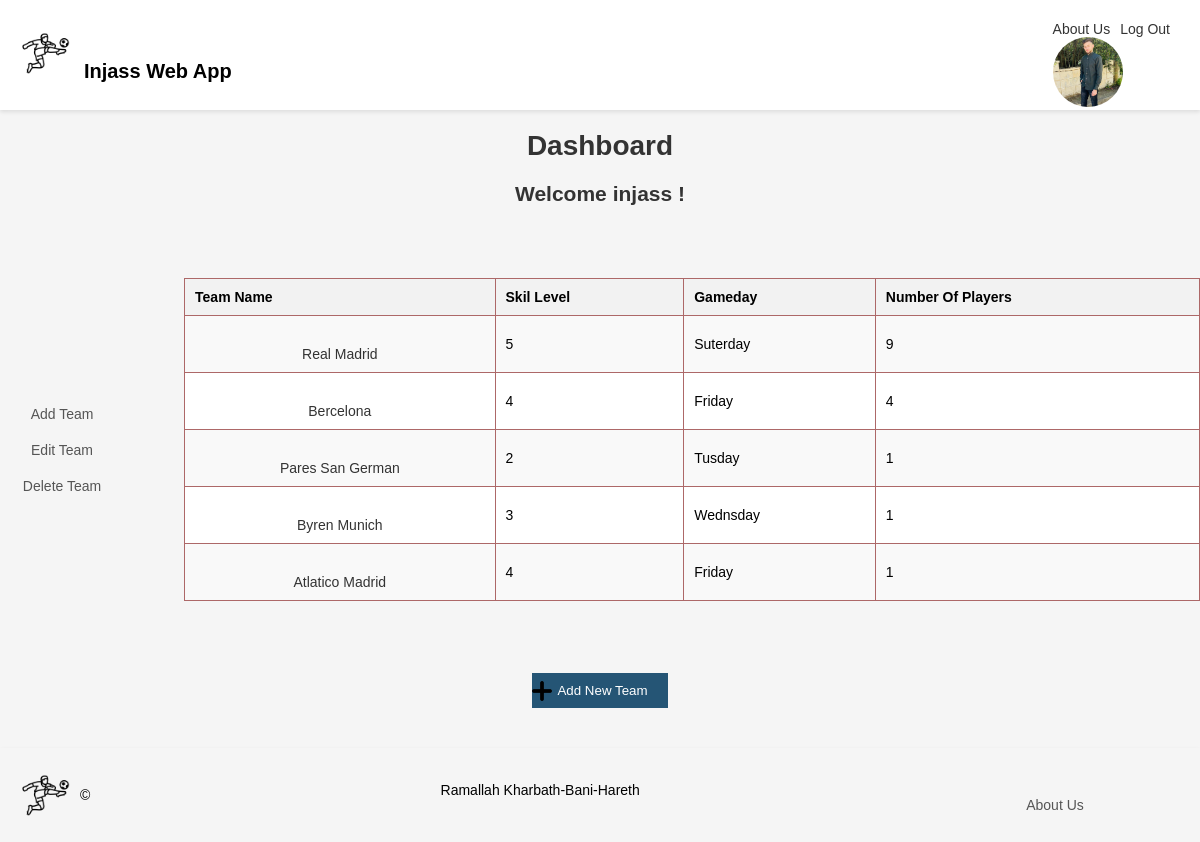
/dashboard.php (signed in), run on the app's committed database.
### tables this page shows
CREATE TABLE `team` (
  `team_id` int(11) NOT NULL,
  `user_id` int(11) NOT NULL,
  `team_name` varchar(250) NOT NULL,
  `skill_level` int(11) NOT NULL,
  `gameday` varchar(250) NOT NULL
);

### dashboard.php (the view, shortened to what this page needs)
<?php
include "db.inc";
$query="SELECT * FROM `team`;";
$d=$pdo->query($query);
?>
<!DOCTYPE html>
<html lang="en">
<head>
    <link rel="stylesheet" href="dashboard.css">
</head>
<body>
    <header>
    <div class="header-left">
      <img src="imges/soccer-player.png" alt="App Logo" class="logo">
      <label class="header-text"><strong>Injass Web App</strong></label>
    </div>
    <div class="header-right">
      <nav class="nav-links">
        <a href="about.html" class="nav-link">About Us</a>
        <a href="logout.php" class="nav-link">Log Out</a>
      </nav>
      <img src="imges/me.jpg" alt="Photo" class="photo">
    </div>
    </header>
    <h1>Dashboard</h1>
    <?php
        echo "<h2>Welcome ".$_SESSION['name']." !</h2>";
    ?>
    <br>
    <br>
    <div class="all">
    <div class="links">
        <nav>
            <a href="createTeam.php">Add Team</a>
            <a href="">Edit Team</a>
            <a href="">Delete Team</a>
        </nav>
    </div>
    <table border=1>
        <tr>
            <th>Team Name</th>
            <th>Skil Level</th>
            <th>Gameday</th>
            <th>Number Of Players</th>
        </tr>
        <?php
            foreach($d as $data)
            {
                $teamID=$data['team_id'];
        ?>
        <tr>
            <td><a href='teamDetail.php?id=<?php echo $teamID;?>'><?php echo $data['team_name'];?></a></td>
            <td><?php echo $data['skill_level'];?></td>
            <td><?php echo $data['gameday'];?></td>
            <?php
                $conditionValue=$data['team_id'];
                $stmt = $pdo->prepare("SELECT * FROM player WHERE team_id = :value");
                $stmt->bindParam(':value', $conditionValue);
                $stmt->execute();
                $rowCount = $stmt->rowCount();
            ?>
            <td><?php echo $rowCount;?></td>
        </tr>
        <?php
        }
        ?>
    </table>
    </div>
    <br><br>
    <form action="" method="post">
    <input type="submit" name="newTeam" value="Add New Team">
    </form>
    <footer>
    <div class="logoDiv">
        <img src="imges/soccer-player.png" class="logo" alt="Logo">
        <p>&copy;</p>
    </div>
    <div class="address">
        <p>Ramallah Kharbath-Bani-Hareth</p>
    </div>
    <div class="links">
        <a href="about.html">About Us</a>
    </div>
    </footer>
</body>
</html>

### dashboard.css (style rules this page uses)
header { background-color: #fff; padding: 20px; display: flex; align-items: center; justify-content: space-between; height: 70px; box-shadow: 0 2px 4px rgba(0, 0, 0, 0.1); }
.logo { width: 50px; height: 50px; margin-right: 10px; }
.header-text { font-size: 20px; margin-right: 20px; }
.nav-links { display: flex; }
.nav-link { text-decoration: none; color: #333; margin-right: 10px; }
.photo { max-width: 70px; height: auto; border-radius: 50%; }
body, h1, h2, table { margin: 0; padding: 0; }
body { background-color: #f5f5f5; font-family: Arial, sans-serif; font-size: 14px; }
h1, h2 { color: #333333; text-align: center; margin: 20px 0; }
table { width: 90%; border-collapse: collapse; margin: 20px auto; background-color: #ffffff; border: 1px solid #ad6868; }
th, td { padding: 10px; text-align: left; }
th { background-color: #f2f2f2; font-weight: bold; }
tr:nth-child(even) { background-color: #f9f9f9; }
a { display: block; text-align: center; margin-top: 20px; color: #333333; text-decoration: none; }
form { text-align: center; margin-top: 20px; }
input[type="submit"] { padding: 10px 20px; background-color: #255575; color: #ffffff; border: none; padding-left: 25px; background-image: url('imges/add.png'); background-repeat: no-repeat; background-position: left; background-size: 20px; margin-bottom: 40px; }
footer { background-color: #f5f5f5; padding: 20px; display: flex; align-items: center; justify-content: space-between; box-shadow: 0 2px 4px rgba(0, 0, 0, 0.1); }
.links { margin-right: 70px; margin-left: 20px; width: 100px; }
.address { margin-bottom: 10px; }
.links a { color: #555; text-decoration: none; margin-right: 10px; }
.all { display: flex; align-items: center; justify-content: space-between; }
.logoDiv { display: flex; align-items: center; justify-content: space-between; }

### data on the page
team: team_name "Real Madrid", skill_level "5", gameday "Suterday", rowCount "9"
team: team_name "Bercelona", skill_level "4", gameday "Friday", rowCount "4"
team: team_name "Pares San German", skill_level "2", gameday "Tusday", rowCount "1"
team: team_name "Byren Munich", skill_level "3", gameday "Wednsday", rowCount "1"
team: team_name "Atlatico Madrid", skill_level "4", gameday "Friday", rowCount "1"

### other printed values
$_SESSION['name'] "injass"
